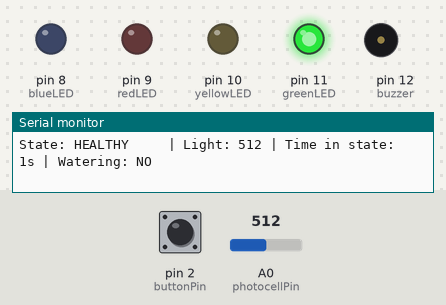
The sketch below on a simulated Arduino Uno, built with avr-gcc and run on an emulated ATmega328P. Parts: output pins drawn as LEDs (lit = HIGH), buzzer (waves = sounding), the last lines printed to the serial monitor. Dashed ring = blinking. The inputs (shaded band) are chosen by the test bench; at power-on: A0 (photocellPin) = 512, pin 2 (buttonPin) LOW.

Above: at 1.2 s.
1.3 s: A0 (photocellPin) set to 109
4.3 s: A0 (photocellPin) set to 90
At 5.4 s:
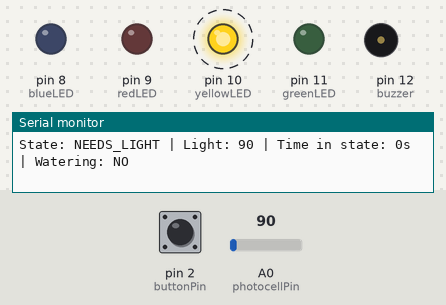
7.3 s: pin 2 (buttonPin) pulled HIGH for 0.15 s
At 7.75 s:
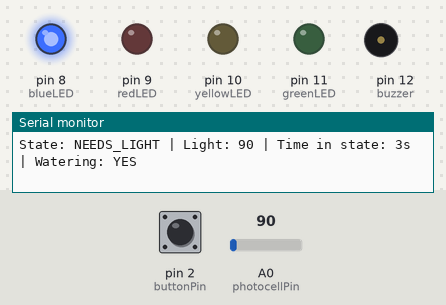
10.3 s: pin 2 (buttonPin) pulled HIGH for 1 s
At 13.71 s:
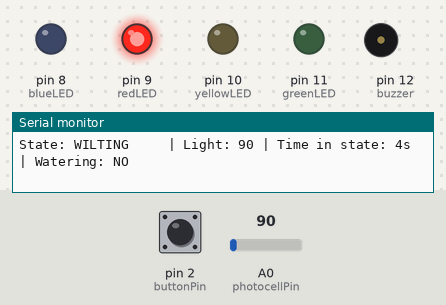
14.3 s: pin 2 (buttonPin) pulled HIGH for 0.15 s
At 14.52 s:
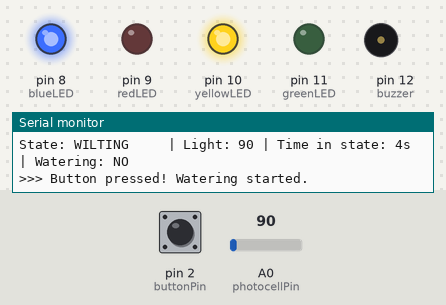
17.4 s: pin 2 (buttonPin) driven HIGH
Timing chart, 0 to 21.4 s (numbered marks = the images above; inputs shaded):
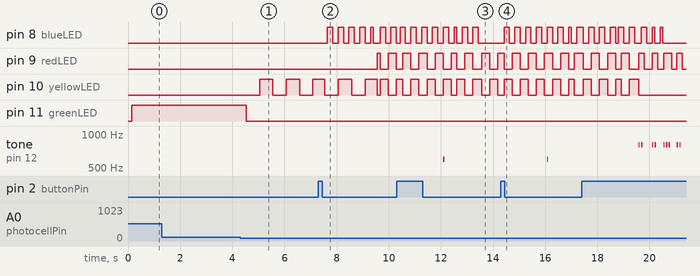

The sketch:

plant_monitor_FSM.ino
```cpp
// Pin definitions
const int photocellPin = A0;
const int buttonPin = 2;
const int greenLED = 11;
const int yellowLED = 10;
const int redLED = 9;
const int blueLED = 8;
const int buzzer = 12;

// State definitions
enum State {
  HEALTHY,
  NEEDS_LIGHT,
  WILTING,
  CRITICAL,
  RECOVERY
};

State currentState = HEALTHY;

// Variables
int lightLevel = 0;
int buttonState = 0;
int lastButtonState = 0;
unsigned long stateTimer = 0;
const int lightThreshold = 100;  // Adjust based on light level of room
const unsigned long wiltingDelay = 5000;  // 5 seconds before wilting
const unsigned long criticalDelay = 10000;  // 10 seconds in wilting = critical
const unsigned long recoveryDuration = 5000;  // 5 seconds recovery

// Watering variables
bool isWatering = false;
unsigned long wateringStartTime = 0;
const unsigned long wateringDuration = 3000;

void setup() {
  pinMode(photocellPin, INPUT);
  pinMode(buttonPin, INPUT);
  pinMode(greenLED, OUTPUT);
  pinMode(yellowLED, OUTPUT);
  pinMode(redLED, OUTPUT);
  pinMode(blueLED, OUTPUT);
  pinMode(buzzer, OUTPUT);

  Serial.begin(9600);
  stateTimer = millis();

  Serial.println("=== Plant Care Monitor Started ===");
  Serial.println("5 States: HEALTHY, NEEDS_LIGHT, WILTING, CRITICAL, RECOVERY");
  Serial.println("Press button anytime to water!");
  Serial.println();
}

void loop() {
  // Read sensors
  lightLevel = analogRead(photocellPin);
  buttonState = digitalRead(buttonPin);

  // Debug output
  Serial.print("State: ");
  printStateName(currentState);
  Serial.print(" | Light: ");
  Serial.print(lightLevel);
  Serial.print(" | Time in state: ");
  Serial.print((millis() - stateTimer) / 1000);
  Serial.print("s | Watering: ");
  Serial.println(isWatering ? "YES" : "NO");

  // Button press - trigger in any state
  if (buttonState == HIGH && lastButtonState == LOW) {
    isWatering = true;
    wateringStartTime = millis();
    Serial.println(">>> Button pressed! Watering started.");
  }
  lastButtonState = buttonState;

  // Watering output
  if (isWatering) {
    handleWateringAnimation();
    if (millis() - wateringStartTime > wateringDuration) {
      isWatering = false;
      digitalWrite(blueLED, LOW);
      Serial.println(">>> Watering complete.");
    }
  } else {
    digitalWrite(blueLED, LOW);
  }

  // Main state machine logic
  switch(currentState) {
    case HEALTHY:
      handleHealthyState();
      break;
    case NEEDS_LIGHT:
      handleNeedsLightState();
      break;
    case WILTING:
      handleWiltingState();
      break;
    case CRITICAL:
      handleCriticalState();
      break;
    case RECOVERY:
      handleRecoveryState();
      break;
  }

  delay(100);
}

void printStateName(State state) {
  switch(state) {
    case HEALTHY: Serial.print("HEALTHY    "); break;
    case NEEDS_LIGHT: Serial.print("NEEDS_LIGHT"); break;
    case WILTING: Serial.print("WILTING    "); break;
    case CRITICAL: Serial.print("CRITICAL   "); break;
    case RECOVERY: Serial.print("RECOVERY   "); break;
  }
}

void handleWateringAnimation() {
  // Blue LED pulses while watering
  int pulseSpeed = 200;
  if ((millis() / pulseSpeed) % 2 == 0) {
    digitalWrite(blueLED, HIGH);
  } else {
    digitalWrite(blueLED, LOW);
  }
}

void handleHealthyState() {
  // Green LED glowing
  digitalWrite(greenLED, HIGH);
  digitalWrite(yellowLED, LOW);
  digitalWrite(redLED, LOW);
  noTone(buzzer);

  // Check if light drops
  if (lightLevel < lightThreshold) {
    currentState = NEEDS_LIGHT;
    stateTimer = millis();
    Serial.println();
    Serial.println(">>> State changed to NEEDS_LIGHT - light level too low!");
  }
}

void handleNeedsLightState() {
  // Yellow LED blinks slowly
  digitalWrite(greenLED, LOW);
  digitalWrite(redLED, LOW);
  noTone(buzzer);

  int blinkSpeed = 500;
  if ((millis() / blinkSpeed) % 2 == 0) {
    digitalWrite(yellowLED, HIGH);
  } else {
    digitalWrite(yellowLED, LOW);
  }

  // Check if light improves
  if (lightLevel >= lightThreshold) {
    currentState = HEALTHY;
    stateTimer = millis();
    Serial.println();
    Serial.println(">>> State changed to HEALTHY - light restored!");
  }

  // Check if plant starts wilting (5+ seconds without light)
  if (millis() - stateTimer > wiltingDelay) {
    currentState = WILTING;
    stateTimer = millis();
    Serial.println();
    Serial.println(">>> State changed to WILTING - needs light urgently!");
  }
}

void handleWiltingState() {
  // Alternating yellow/red blink - warning!
  digitalWrite(greenLED, LOW);

  int blinkSpeed = 300;
  if ((millis() / blinkSpeed) % 2 == 0) {
    digitalWrite(yellowLED, HIGH);
    digitalWrite(redLED, LOW);
  } else {
    digitalWrite(yellowLED, LOW);
    digitalWrite(redLED, HIGH);
  }

  // Soft beep occasionally
  if ((millis() / 2000) % 2 == 0 && (millis() % 2000) < 100) {
    tone(buzzer, 600, 50);  // warning beep
  }

  // Check if light improves
  if (lightLevel >= lightThreshold) {
    currentState = RECOVERY;
    stateTimer = millis();
    Serial.println();
    Serial.println(">>> State changed to RECOVERY - light restored, plant recovering!");
  }

  // Check if it gets worse (becomes critical after 10+ seconds)
  if (millis() - stateTimer > criticalDelay) {
    currentState = CRITICAL;
    stateTimer = millis();
    Serial.println();
    Serial.println(">>> State changed to CRITICAL - plant in danger!");
  }
}

void handleCriticalState() {
  // Red LED blinks fast, buzzer chirps urgently
  digitalWrite(greenLED, LOW);
  digitalWrite(yellowLED, LOW);

  int blinkSpeed = 250;
  if ((millis() / blinkSpeed) % 2 == 0) {
    digitalWrite(redLED, HIGH);
    tone(buzzer, 800, 50);  // annoying beep
  } else {
    digitalWrite(redLED, LOW);
  }

  // Recovery requires light
  if (lightLevel >= lightThreshold) {
    currentState = RECOVERY;
    stateTimer = millis();
    Serial.println();
    Serial.println(">>> State changed to RECOVERY - critical plant being saved!");
  }
}

void handleRecoveryState() {
  // Green LED fades in slowly
  digitalWrite(yellowLED, LOW);
  digitalWrite(redLED, LOW);
  noTone(buzzer);

  // Faster blinking over time = fade-in effect
  unsigned long elapsed = millis() - stateTimer;
  int fadeSpeed = map(elapsed, 0, recoveryDuration, 200, 50);
  fadeSpeed = constrain(fadeSpeed, 50, 200);  // Keep in range

  if ((millis() / fadeSpeed) % 2 == 0) {
    digitalWrite(greenLED, HIGH);
  } else {
    digitalWrite(greenLED, LOW);
  }

  // Check conditions for full recovery
  if (millis() - stateTimer > recoveryDuration && lightLevel >= lightThreshold) {
    currentState = HEALTHY;
    digitalWrite(greenLED, HIGH);
    Serial.println();
    Serial.println(">>> State changed to HEALTHY - recovery complete!");
  }

  // If light drops again during recovery, relapse
  if (lightLevel < lightThreshold) {
    currentState = NEEDS_LIGHT;
    stateTimer = millis();
    Serial.println();
    Serial.println(">>> State changed to NEEDS_LIGHT - relapse during recovery!");
  }
}
```

Measured:
- the behaviour switches between 100 and 99 on A0 (photocellPin) (found by bisection; images 0 and 1)
- after the input at 4.3 s, pin 10 (yellowLED): alternates HIGH for 0.51 s and LOW for 0.51 s, starting after 0.75 s; pin 11 (greenLED): HIGH → LOW after 0.24 s
- after the input at 7.3 s, pin 8 (blueLED): goes 4 × (HIGH 0.21 s, LOW 0.21 s), HIGH 0.10 s, LOW 0.26 s, HIGH 0.21 s, LOW 0.21 s, HIGH 0.21 s, then LOW, starting after 0.35 s
- after the input at 10.3 s, pin 8 (blueLED): goes 5 × (HIGH 0.21 s, LOW 0.21 s), HIGH 0.10 s, LOW 0.21 s, HIGH 0.21 s, LOW 0.21 s, HIGH 0.21 s, then LOW, starting after 0.14 s
- after the input at 14.3 s, pin 8 (blueLED): goes 6 × (HIGH 0.21 s, LOW 0.21 s), HIGH 0.10 s, LOW 0.21 s, then HIGH, starting after 0.12 s
- by itself, tone on pin 12 (buzzer): plays 800 Hz for 0.05 s, 800 Hz for 0.05 s, 800 Hz for 0.05 s, 800 Hz for 0.05 s, 800 Hz for 0.05 s, 800 Hz for 0.05 s … (9 notes in this stretch)
